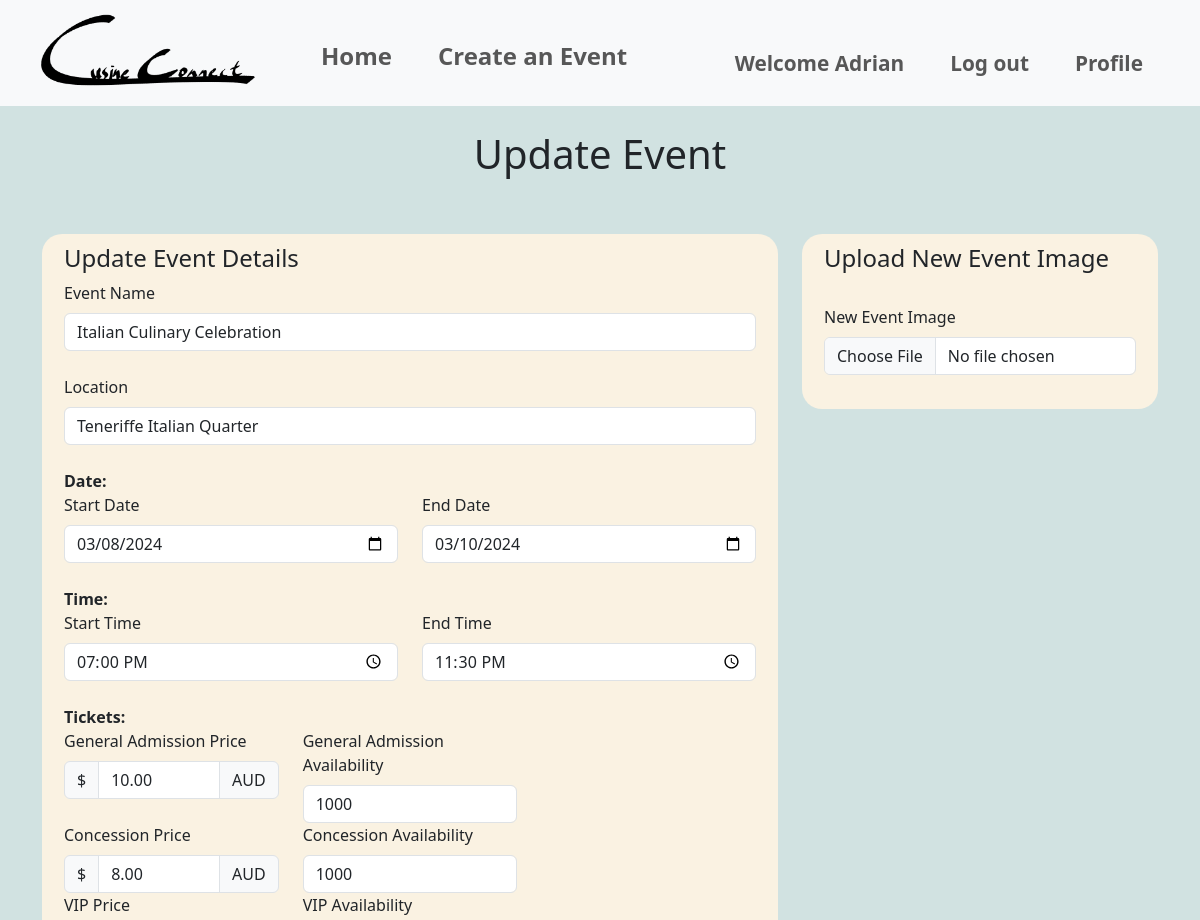
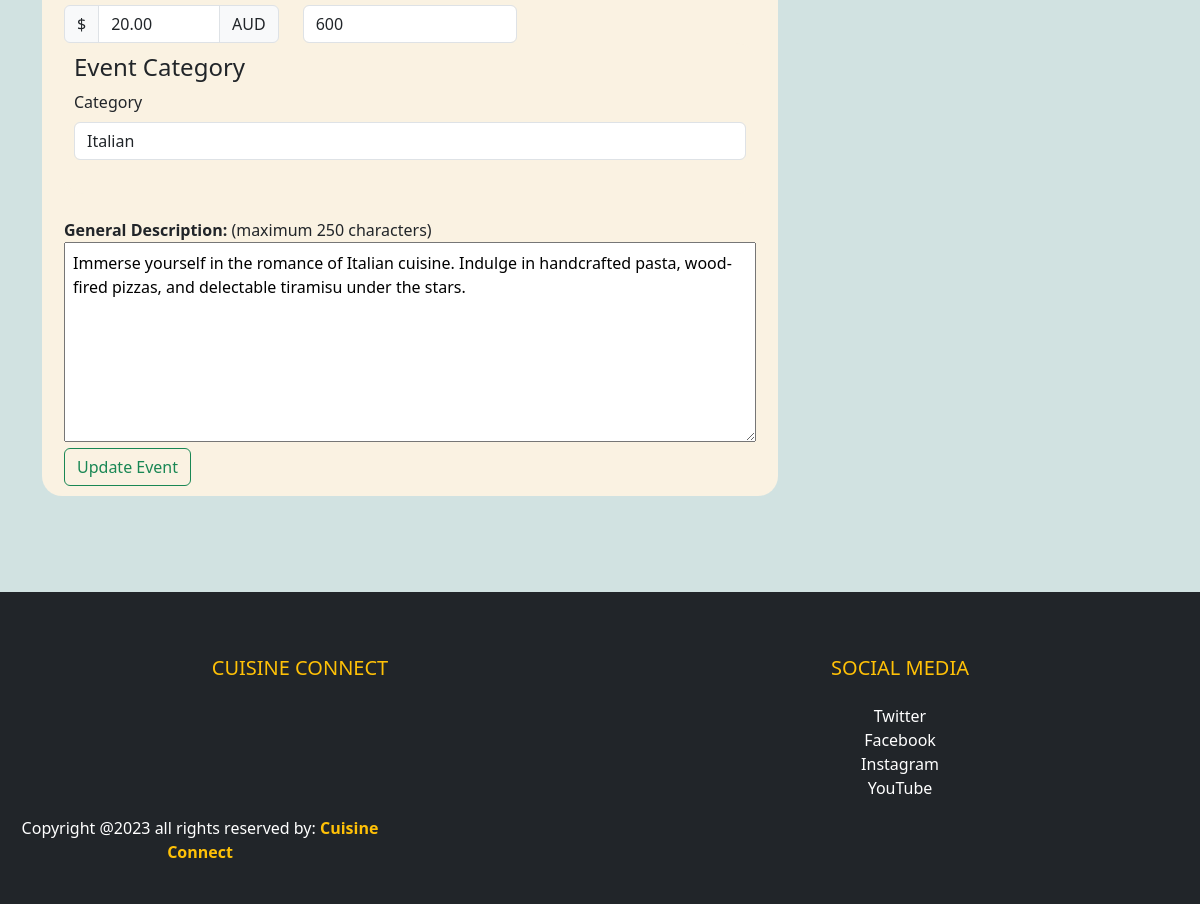
The app's page /events/update_event/1 (signed in) with its own data (2 pictures, top to bottom).
### website/models.py (models this page shows, shortened)
class User(db.Model, UserMixin):
    __tablename__='users'
    id = db.Column(db.Integer, primary_key=True)
    name = db.Column(db.String(100), index=True, unique=True, nullable=False)
    emailid = db.Column(db.String(100), index=True, nullable=False)
    contactnumber = db.Column(db.Integer)
    address = db.Column(db.String(15), unique=True, index=True, nullable=True)
    password_hash = db.Column(db.String(255), nullable=False)
    comments = db.relationship('Comment', backref='user')

class Event(db.Model):
    __tablename__ = 'events'
    id = db.Column(db.Integer, primary_key=True)
    name = db.Column(db.String(80), nullable=False)
    location = db.Column(db.String(400), nullable=False)
    start_date = db.Column(db.Date, nullable=False)
    end_date = db.Column(db.Date, nullable=False)
    start_time = db.Column(db.Time, nullable=False)
    end_time = db.Column(db.Time, nullable=False)
    ga_price = db.Column(db.Numeric, nullable=False)
    ga_availability = db.Column(db.Integer, nullable=False)
    concession_price = db.Column(db.Numeric, nullable=False)
    concession_availability = db.Column(db.Integer, nullable=False)
    vip_price = db.Column(db.Numeric, nullable=False)
    vip_availability = db.Column(db.Integer, nullable=False)
    description = db.Column(db.Text, nullable=False)
    image = db.Column(db.String(400), nullable=True)
    event_guidelines = db.Column(db.Text, nullable=True)
    terms_conditions = db.Column(db.Text, nullable=True)
    category = db.Column(db.String(80), nullable=True)
    comments = db.relationship('Comment', backref='event')
    user_id = db.Column(db.Integer, db.ForeignKey('users.id'))
    user = db.relationship('User', backref=db.backref('events', lazy=True))
    is_cancelled = db.Column(db.Boolean, default=False)
    event_bookings = db.relationship('Bookings', back_populates='event', lazy=True)

### website/events.py (the view)
@bp.route('/update_event/<int:id>', methods=['GET', 'POST'])
@login_required
def update_event(id):
    event = Event.query.get_or_404(id)
    if event.user_id != current_user.id:
        flash('You do not have permission to edit this event.')
        return redirect(url_for('event.show', id=id))
    form = EventForm(obj=event)  # Pre-populate the form with the event's data
    if form.validate_on_submit():
        event.name = form.name.data
        event.location = form.location.data
        event.start_date = form.start_date.data
        event.end_date = form.end_date.data
        event.start_time = form.start_time.data
        event.end_time = form.end_time.data
        event.ga_price = form.ga_price.data
        event.ga_availability = form.ga_availability.data
        event.concession_price = form.concession_price.data
        event.concession_availability = form.concession_availability.data
        event.vip_price = form.vip_price.data
        event.vip_availability = form.vip_availability.data
        event.description = form.description.data
        if form.image.data: # Check if the image file has been updated
            new_image_filename = save_image(form.image.data)
            if new_image_filename:
                event.image = new_image_filename
        event.category = form.category.data
        event.event_guidelines = form.event_guidelines.data
        event.terms_conditions = form.terms_conditions.data
        try:
            db.session.commit()
            print("Successful update")
            flash('Event updated successfully.')
            return redirect(url_for('main.index'))
        except Exception as e:
            print("Error updating event:", e)
            db.session.rollback()
            flash('An error occurred. Event update failed.')
    else:
        print(form.errors)
    return render_template('events/updateEvent.html', form=form, event=event)

### website/templates/events/updateEvent.html (shortened to what this page needs)
{% extends 'base.html' %}
{% block header %}
<link rel="stylesheet" href="{{ url_for('static', filename='style/style.css') }}">
{% endblock %}
{% block content %}
<div>
    <div class="heading">
        <h1>Update Event</h1><br><br>
    </div>
    <form method="post" action="{{ url_for('event.update_event', id=event.id) }}" enctype="multipart/form-data" class="container">
        <div class="row">
            <div class="col-sm-8">
                <div class="formLayout">
                    <div class="container">
                        <h4>Update Event Details</h4>
                        {{ form.name.label(class="form-label") }}
                        {{ form.name(class="form-control") }}<br>
                        {{ form.location.label(class="form-label") }}
                        {{ form.location(class="form-control") }}<br>
                        <b>Date:</b><br>
                        <div class="row">
                            <div class="col-sm-6">
                                {{ form.start_date.label(class="form-label") }}
                                {{ form.start_date(class="form-control") }}
                            </div>
                            <div class="col-sm-6">
                                {{ form.end_date.label(class="form-label") }}
                                {{ form.end_date(class="form-control") }}
                            </div>
                        </div><br>
                        <b>Time:</b><br>
                        <div class="row">
                            <div class="col-sm-6">
                                {{ form.start_time.label(class="form-label") }}
                                {{ form.start_time(class="form-control") }}
                            </div>
                            <div class="col-sm-6">
                                {{ form.end_time.label(class="form-label") }}
                                {{ form.end_time(class="form-control") }}
                            </div>
                        </div><br>
                        <b>Tickets:</b><br>
                        <div class="row">
                            <div class="col-sm-4">
                                {{ form.ga_price.label(class="form-label") }}
                                <div class="input-group">
                                    <div class="input-group-text">$</div>
                                    {{ form.ga_price(class="form-control") }}
                                    <div class="input-group-text">AUD</div>
                                </div>
                            </div>
                            <div class="col-sm-4">
                                {{ form.ga_availability.label(class="form-label") }}
                                {{ form.ga_availability(class="form-control") }}
                            </div>
                        </div>
                        <div class="row">
                            <div class="col-sm-4">
                                {{ form.concession_price.label(class="form-label") }}
                                <div class="input-group">
                                    <div class="input-group-text">$</div>
                                    {{ form.concession_price(class="form-control") }}
                                    <div class="input-group-text">AUD</div>
                                </div>
                            </div>
                            <div class="col-sm-4">
                                {{ form.concession_availability.label(class="form-label") }}
                                {{ form.concession_availability(class="form-control") }}
                            </div>
                        </div>
                        <div class="row">
                            <div class="col-sm-4">
                                {{ form.vip_price.label(class="form-label") }}
                                <div class="input-group">
                                    <div class="input-group-text">$</div>
                                    {{ form.vip_price(class="form-control") }}
                                    <div class="input-group-text">AUD</div>
                                </div>
                            </div>
                            <div class="col-sm-4">
                                {{ form.vip_availability.label(class="form-label") }}
                                {{ form.vip_availability(class="form-control") }}
                            </div>
                        </div>
                        <div class="row">
                            <div class="col-sm-12">
                                <div class="formLayout">
                                    <h4>Event Category</h4>
                                    {{ form.category.label(class="form-label") }}
                                    {{ form.category(class="form-control") }}<br>
                                </div>
                            </div>
                        </div><br>
                        <b>General Description:</b> (maximum 250 characters)<br>
                        {{ form.description(class="inputBox", maxlength="250") }}<br>
                        {{ form.update_event(class="btn btn-outline-success", value="Update Event") }}
                    </div>
                </div>
            </div>
            <div class="col-sm-4">
                <div class="formLayout">
                    <div class="container">
                        <h4>Upload New Event Image</h4><br>
                        {{ form.image.label(class="form-label") }}
                        {{ form.image(class="form-control") }}<br>
                    </div>
                </div>
            </div>
        </div>
    </form>
</div>
<br><br><br><br>
{% endblock %}

### website/templates/base.html (shortened to what this page needs)
<!DOCTYPE html>
<html lang="en">
    <head>
        <link rel="stylesheet" href="{{url_for('static', filename='style/style.css')}}">
        <link href="https://cdn.jsdelivr.net/npm/bootstrap@5.3.1/dist/css/bootstrap.min.css" rel="stylesheet">
    </head>
    <body class="bGColor">
        <nav class="navbar sticky-top navbar-expand-sm bg-light navbar-light justify-content-center">
            <div class="container-fluid">
                    <ul class="navbar-nav">
                        <li><a class="navbar-brand" href = "{{ url_for('main.index') }}"><img src="{{url_for('static', filename='img/logo.png')}}" style="width:240px;height:90px"></a></li>
                        <li class="nav-item" ><a style="font-size: 150%; padding-top: 30px;" class="nav-link" href = "{{ url_for('main.index') }}"><b>Home</b></a></li>
                        <li class="nav-item" ><a style="font-size: 150%; padding-top: 30px;" class="nav-link" href = "{{ url_for('event.create') }}"><b>Create an Event</b></a></li>
                    </ul>
                    <ul class = "navbar-nav navbar-right">
                        {% if current_user.is_authenticated %}
                        <li class="nav-item" ><a style="font-size: 130%; padding-top: 30px;" class="nav-link" href = "#"><b>Welcome {{current_user.name}}</b></a></li>
                        <li class="nav-item" ><a style="font-size: 130%; padding-top: 30px;" class="nav-link" href = "{{ url_for('auth.logout') }}"><b>Log out</b></a></li>
                        {% else %}
                        <li class="nav-item" ><a style="font-size: 130%; padding-top: 30px;" class="nav-link" href = "{{ url_for('auth.login') }}"><b>Log in</b></a></li>
                        <li class="nav-item" ><a style="font-size: 130%; padding-top: 30px;" class="nav-link" href = "{{ url_for('auth.register') }}"><b>Sign up</b></a></li>
                        {% endif %}
                        {% if current_user.is_authenticated %}
                        <li class="nav-item"><a style="font-size: 130%; padding-right: 30px; padding-top: 30px;" class="nav-link" href = "{{ url_for('event.profile') }}"><b>Profile</b></a></li>
                        {% endif %}
                    </ul>
            </div>
        </nav>
        {% block header %}
        {% endblock %}
    {% block content %}
    {% endblock %}
    <footer class="bg-dark text-white pt-5 pb-4">
        <div class="container-fluid text-center text-md-left">
            <div class="row text-center text-md-left">
                <div class="col-md-3 col-lg-3 col-xl-3 mx-auto mt-3">
                    <h5 class="text-uppercase mb-4 font-weight-bold text-warning">Cuisine Connect</h5>
                </div>
                <div class="col-md-3 col-lg-3 col-xl-3 mx-auto mt-3">
                    <h5 class="text-uppercase mb-4 font-weight-bold text-warning">Social Media</h5>
                    <ul class="list-unstyled">
                        <li>
                            <a href="https://twitter.com/elonmusk" class="text-white" style="text-decoration: none;">Twitter</a>
                        </li>
                        <li>
                            <a href="https://www.facebook.com/zuck/" class="text-white" style="text-decoration: none;">Facebook</a>
                        </li>
                        <li>
                            <a href="https://www.instagram.com/cats_of_instagram" class="text-white" style="text-decoration: none;">Instagram</a>
                        </li>
                        <li>
                            <a href="https://www.youtube.com/watch?v=dQw4w9WgXcQ&t=1s" class="text-white" style="text-decoration: none;">YouTube</a>
                        </li>
                    </ul>
                </div>
            </div>
            <div class="row">
                <div class="col-md-4 col-lg-4">
                    <p>Copyright @2023 all rights reserved by:
                        <strong class="text-warning">Cuisine Connect</strong>
                    </p>
                </div>
            </div>
        </div>
      </footer>
    </body>
</html>

### website/static/style/style.css (style rules this page uses)
.heading { text-align: center; padding-top: 2%; }
.bGColor { background-color: rgba(196, 218, 216, 0.767); }
.navbar-nav > li { padding-left: 15px; padding-right: 15px; }
.formLayout { background-color: rgb(250, 242, 226); padding: 10px; border-radius: 20px; }
.inputBox { height: 200px; width:100%; padding: 8px; }

### records on screen
User: name "Adrian"
Event: name "Italian Culinary Celebration", location "Teneriffe Italian Quarter", start_date "03/08/2024", end_date "03/10/2024", start_time "19:00", end_time "23:30", ga_price "10.00", ga_availability "1000", concession_price "8.00", concession_availability "1000", vip_price "20.00", vip_availability "600", category "Italian", description "Immerse yourself in the romance of Italian cuisine. Indulge in handcrafted pasta, wood-fired pizzas, and delectable tiramisu under the stars."
